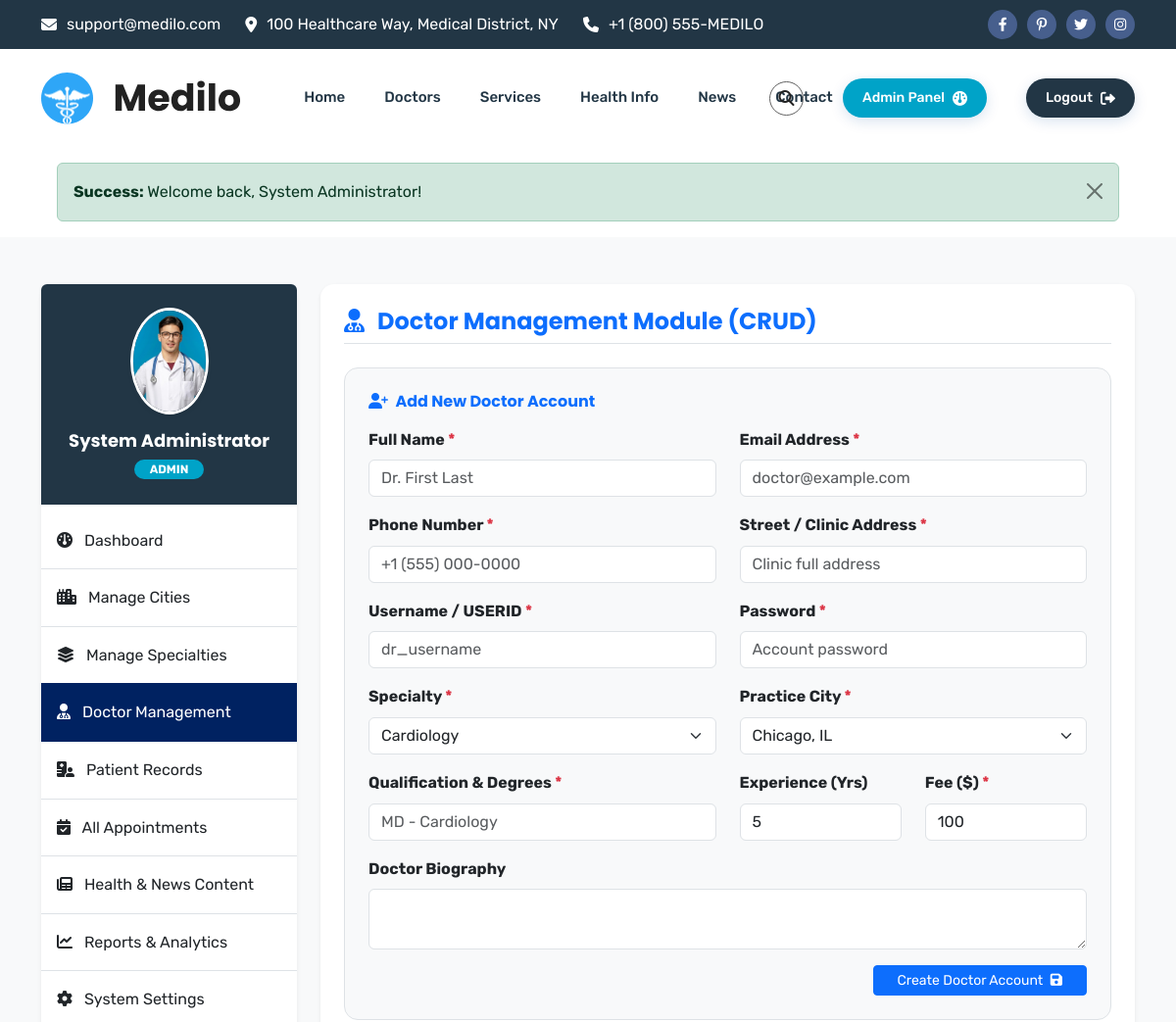
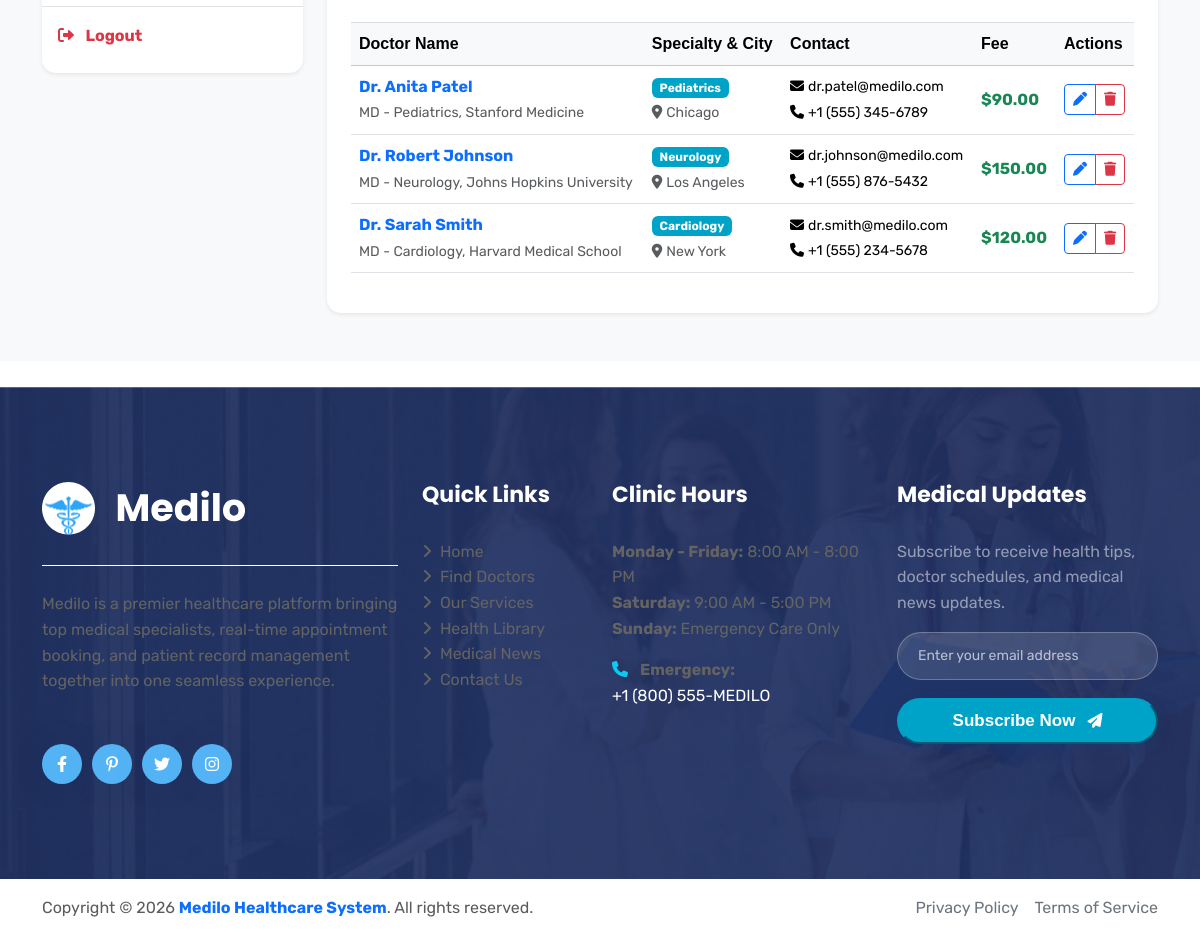
Page /admin/doctors.php (signed in) on the committed database (2 pictures, top to bottom).
### tables this page shows
CREATE TABLE `doctors` (
  `id` INT AUTO_INCREMENT PRIMARY KEY,
  `user_id` INT UNIQUE NOT NULL,
  `specialty_id` INT NOT NULL,
  `city_id` INT NOT NULL,
  `qualification` VARCHAR(255) NOT NULL,
  `experience_years` INT DEFAULT 0,
  `consultation_fee` DECIMAL(10,2) NOT NULL DEFAULT 50.00,
  `bio` TEXT,
  `avatar` VARCHAR(255) DEFAULT 'assets/img/team_1.jpg',
  `created_at` DATETIME DEFAULT CURRENT_TIMESTAMP,
  FOREIGN KEY (`user_id`) REFERENCES `users`(`id`) ON DELETE CASCADE,
  FOREIGN KEY (`specialty_id`) REFERENCES `specialties`(`id`) ON DELETE CASCADE,
  FOREIGN KEY (`city_id`) REFERENCES `cities`(`id`) ON DELETE CASCADE
);

CREATE TABLE `users` (
  `id` INT AUTO_INCREMENT PRIMARY KEY,
  `username` VARCHAR(50) UNIQUE NOT NULL,
  `password` VARCHAR(255) NOT NULL,
  `email` VARCHAR(100) UNIQUE NOT NULL,
  `full_name` VARCHAR(100) NOT NULL,
  `phone` VARCHAR(30) NOT NULL,
  `address` TEXT NOT NULL,
  `role` ENUM('admin', 'doctor', 'patient') NOT NULL DEFAULT 'patient',
  `created_at` DATETIME DEFAULT CURRENT_TIMESTAMP
);

CREATE TABLE `specialties` (
  `id` INT AUTO_INCREMENT PRIMARY KEY,
  `name` VARCHAR(100) NOT NULL,
  `description` TEXT,
  `icon` VARCHAR(100) DEFAULT 'fa-solid fa-stethoscope',
  `created_at` DATETIME DEFAULT CURRENT_TIMESTAMP
);

CREATE TABLE `cities` (
  `id` INT AUTO_INCREMENT PRIMARY KEY,
  `name` VARCHAR(100) NOT NULL,
  `state` VARCHAR(100) DEFAULT NULL,
  `country` VARCHAR(100) DEFAULT 'USA',
  `created_at` DATETIME DEFAULT CURRENT_TIMESTAMP
);

### config/db.php (called while the page is built, shortened)
<?php
require_once __DIR__ . '/config.php';
class Database {
    private static $instance = null;
    private $pdo;
    private function __construct() {
        try {
            $options = [
                PDO::ATTR_ERRMODE => PDO::ERRMODE_EXCEPTION,
                PDO::ATTR_DEFAULT_FETCH_MODE => PDO::FETCH_ASSOC,
                PDO::ATTR_EMULATE_PREPARES => false,
            ];
            $dsn = "mysql:host=" . DB_HOST . ";dbname=" . DB_NAME . ";charset=utf8mb4";
            $this->pdo = new PDO($dsn, DB_USER, DB_PASS, $options);
            $this->checkAndInitializeSchema();
        } catch (PDOException $e) {
            die("Database Connection Error: " . $e->getMessage());
        }
    }
    public static function getInstance() {
        if (self::$instance === null) {
            self::$instance = new Database();
        }
        return self::$instance;
    }
    public function query($sql, $params = []) {
        try {
            $stmt = $this->pdo->prepare($sql);
            $stmt->execute($params);
            return $stmt;
        } catch (PDOException $e) {
            error_log("Database Query Error: " . $e->getMessage() . " | SQL: " . $sql);
            throw new Exception("Database operation failed: " . $e->getMessage());
        }
    }
    private function checkAndInitializeSchema() {
        try {
            $stmt = $this->pdo->query("SHOW TABLES LIKE 'users'");
        } catch (Exception $e) {
            error_log("Schema initialization error: " . $e->getMessage());
        }
    }
}
function fetchAll($sql, $params = []) {
    return Database::getInstance()->query($sql, $params)->fetchAll();
}

### admin/doctors.php (the view, shortened to what this page needs)
<?php
require_once __DIR__ . '/../config/db.php';
$cities = fetchAll("SELECT * FROM cities ORDER BY name ASC");
$specialties = fetchAll("SELECT * FROM specialties ORDER BY name ASC");
$edit_doctor = null;
$doctors = fetchAll("
    SELECT d.*, u.full_name, u.email, u.phone, s.name AS specialty_name, c.name AS city_name
    FROM doctors d
    JOIN users u ON d.user_id = u.id
    JOIN specialties s ON d.specialty_id = s.id
    JOIN cities c ON d.city_id = c.id
    ORDER BY d.id DESC
");
include_once __DIR__ . '/../includes/header.php';
?>
<section class="py-5 bg-light">
    <div class="container">
        <div class="row gy-4">
            <div class="col-lg-3">
                <?php include_once __DIR__ . '/../includes/sidebar.php'; ?>
            </div>
            <div class="col-lg-9">
                <div class="card border-0 shadow-sm rounded-3 p-4">
                    <h4 class="border-bottom pb-2 mb-4 text-primary d-flex justify-content-between align-items-center">
                        <span><i class="fa-solid fa-user-doctor me-2"></i> Doctor Management Module (CRUD)</span>
                    </h4>
                    <form action="<?php echo APP_URL; ?>/admin/doctors.php" method="POST" class="card bg-light p-4 border mb-4">
                        <h6 class="fw-bold mb-3 text-primary"><i class="fa-solid fa-user-plus me-1"></i> <?php echo $edit_doctor ? 'Edit Doctor Profile & Credentials' : 'Add New Doctor Account'; ?></h6>
                        <div class="row">
                            <div class="col-md-6 mb-3">
                                <label class="form-label fw-bold">Full Name <span class="text-danger">*</span></label>
                                <input type="text" class="form-control" name="full_name" required placeholder="Dr. First Last" value="<?php echo htmlspecialchars($edit_doctor['full_name'] ?? ''); ?>">
                            </div>
                            <div class="col-md-6 mb-3">
                                <label class="form-label fw-bold">Email Address <span class="text-danger">*</span></label>
                                <input type="email" class="form-control" name="email" required placeholder="doctor@example.com" value="<?php echo htmlspecialchars($edit_doctor['email'] ?? ''); ?>" <?php echo $edit_doctor ? 'readonly' : ''; ?>>
                            </div>
                        </div>
                        <div class="row">
                            <div class="col-md-6 mb-3">
                                <label class="form-label fw-bold">Phone Number <span class="text-danger">*</span></label>
                                <input type="text" class="form-control" name="phone" required placeholder="+1 (555) 000-0000" value="<?php echo htmlspecialchars($edit_doctor['phone'] ?? ''); ?>">
                            </div>
                            <div class="col-md-6 mb-3">
                                <label class="form-label fw-bold">Street / Clinic Address <span class="text-danger">*</span></label>
                                <input type="text" class="form-control" name="address" required placeholder="Clinic full address" value="<?php echo htmlspecialchars($edit_doctor['address'] ?? ''); ?>">
                            </div>
                        </div>
                        <div class="row">
                            <div class="col-md-6 mb-3">
                                <label class="form-label fw-bold">Username / USERID <span class="text-danger">*</span></label>
                                <input type="text" class="form-control" name="username" placeholder="dr_username" value="<?php echo htmlspecialchars($edit_doctor['username'] ?? ''); ?>" <?php echo $edit_doctor ? 'readonly' : 'required'; ?>>
                            </div>
                            <div class="col-md-6 mb-3">
                                <label class="form-label fw-bold">Password <?php echo $edit_doctor ? '<small class="text-muted">(Leave blank to keep current)</small>' : '<span class="text-danger">*</span>'; ?></label>
                                <input type="password" class="form-control" name="password" <?php echo $edit_doctor ? '' : 'required'; ?> placeholder="Account password">
                            </div>
                        </div>
                        <div class="row">
                            <div class="col-md-6 mb-3">
                                <label class="form-label fw-bold">Specialty <span class="text-danger">*</span></label>
                                <select class="form-select" name="specialty_id" required>
                                    <?php foreach ($specialties as $spec): ?>
                                        <option value="<?php echo $spec['id']; ?>" <?php echo (isset($edit_doctor['specialty_id']) && $edit_doctor['specialty_id'] == $spec['id']) ? 'selected' : ''; ?>>
                                            <?php echo htmlspecialchars($spec['name']); ?>
                                        </option>
                                    <?php endforeach; ?>
                                </select>
                            </div>
                            <div class="col-md-6 mb-3">
                                <label class="form-label fw-bold">Practice City <span class="text-danger">*</span></label>
                                <select class="form-select" name="city_id" required>
                                    <?php foreach ($cities as $city): ?>
                                        <option value="<?php echo $city['id']; ?>" <?php echo (isset($edit_doctor['city_id']) && $edit_doctor['city_id'] == $city['id']) ? 'selected' : ''; ?>>
                                            <?php echo htmlspecialchars($city['name'] . ', ' . $city['state']); ?>
                                        </option>
                                    <?php endforeach; ?>
                                </select>
                            </div>
                        </div>
                        <div class="row">
                            <div class="col-md-6 mb-3">
                                <label class="form-label fw-bold">Qualification & Degrees <span class="text-danger">*</span></label>
                                <input type="text" class="form-control" name="qualification" required placeholder="MD - Cardiology" value="<?php echo htmlspecialchars($edit_doctor['qualification'] ?? ''); ?>">
                            </div>
                            <div class="col-md-3 mb-3">
                                <label class="form-label fw-bold">Experience (Yrs)</label>
                                <input type="number" class="form-control" name="experience_years" min="0" value="<?php echo $edit_doctor['experience_years'] ?? 5; ?>">
                            </div>
                            <div class="col-md-3 mb-3">
                                <label class="form-label fw-bold">Fee ($) <span class="text-danger">*</span></label>
                                <input type="number" step="0.01" class="form-control" name="consultation_fee" required value="<?php echo $edit_doctor['consultation_fee'] ?? 100.00; ?>">
                            </div>
                        </div>
                        <div class="mb-3">
                            <label class="form-label fw-bold">Doctor Biography</label>
                            <textarea class="form-control" name="bio" rows="2"><?php echo htmlspecialchars($edit_doctor['bio'] ?? ''); ?></textarea>
                        </div>
                        <div class="d-flex justify-content-end gap-2">
                            <button type="submit" class="btn btn-primary btn-sm px-4">
                                <?php echo $edit_doctor ? 'Update Doctor Profile' : 'Create Doctor Account'; ?> <i class="fa-solid fa-save ms-1"></i>
                            </button>
                        </div>
                    </form>
                    <div class="table-responsive">
                        <table class="table table-hover align-middle">
                            <thead class="table-light">
                                <tr>
                                    <th>Doctor Name</th>
                                    <th>Specialty & City</th>
                                    <th>Contact</th>
                                    <th>Fee</th>
                                    <th>Actions</th>
                                </tr>
                            </thead>
                            <tbody>
                                <?php foreach ($doctors as $doc): ?>
                                    <tr>
                                        <td>
                                            <strong class="text-primary"><?php echo htmlspecialchars($doc['full_name']); ?></strong><br>
                                            <small class="text-muted"><?php echo htmlspecialchars($doc['qualification']); ?></small>
                                        </td>
                                        <td>
                                            <span class="badge bg-info text-dark"><?php echo htmlspecialchars($doc['specialty_name']); ?></span><br>
                                            <small class="text-muted"><i class="fa-solid fa-location-dot me-1"></i><?php echo htmlspecialchars($doc['city_name']); ?></small>
                                        </td>
                                        <td>
                                            <small class="d-block"><i class="fa-solid fa-envelope me-1"></i><?php echo htmlspecialchars($doc['email']); ?></small>
                                            <small class="d-block"><i class="fa-solid fa-phone me-1"></i><?php echo htmlspecialchars($doc['phone']); ?></small>
                                        </td>
                                        <td class="fw-bold text-success">$<?php echo number_format($doc['consultation_fee'], 2); ?></td>
                                        <td>
                                            <div class="btn-group btn-group-sm">
                                                <a href="<?php echo APP_URL; ?>/admin/doctors.php?action=edit&id=<?php echo $doc['id']; ?>" class="btn btn-outline-primary" title="Edit"><i class="fa-solid fa-pen"></i></a>
                                                <a href="<?php echo APP_URL; ?>/admin/doctors.php?action=delete&id=<?php echo $doc['id']; ?>" class="btn btn-outline-danger" onclick="return confirm('Deleting doctor will remove login access. Continue?');" title="Delete"><i class="fa-solid fa-trash"></i></a>
                                            </div>
                                        </td>
                                    </tr>
                                <?php endforeach; ?>
                            </tbody>
                        </table>
                    </div>
                </div>
            </div>
        </div>
    </div>
</section>
<?php include_once __DIR__ . '/../includes/footer.php'; ?>

### includes/header.php (style rules this page uses)
.card, .cs_card, .cs_iconbox { transition: transform 0.3s cubic-bezier(0.4, 0, 0.2, 1), box-shadow 0.3s cubic-bezier(0.4, 0, 0.2, 1) !important; border-radius: 14px !important; }

### rows in the picture
doctors: user.full_name "Dr. Anita Patel", qualification "MD - Pediatrics, Stanford Medicine", specialty.name "Pediatrics", city.name "Chicago", user.email "dr.patel@medilo.com", user.phone "+1 (555) 345-6789", consultation_fee "90.00"
doctors: user.full_name "Dr. Robert Johnson", qualification "MD - Neurology, Johns Hopkins University", specialty.name "Neurology", city.name "Los Angeles", user.email "dr.johnson@medilo.com", user.phone "+1 (555) 876-5432", consultation_fee "150.00"
doctors: user.full_name "Dr. Sarah Smith", qualification "MD - Cardiology, Harvard Medical School", specialty.name "Cardiology", city.name "New York", user.email "dr.smith@medilo.com", user.phone "+1 (555) 234-5678", consultation_fee "120.00"

### other values in the picture
$type "Success"
$msg "Welcome back, System Administrator!"
$user['full_name'] "System Administrator"
$user['role'] "ADMIN"
form field specialty_id "Cardiology"
form field city_id "Chicago, IL"
